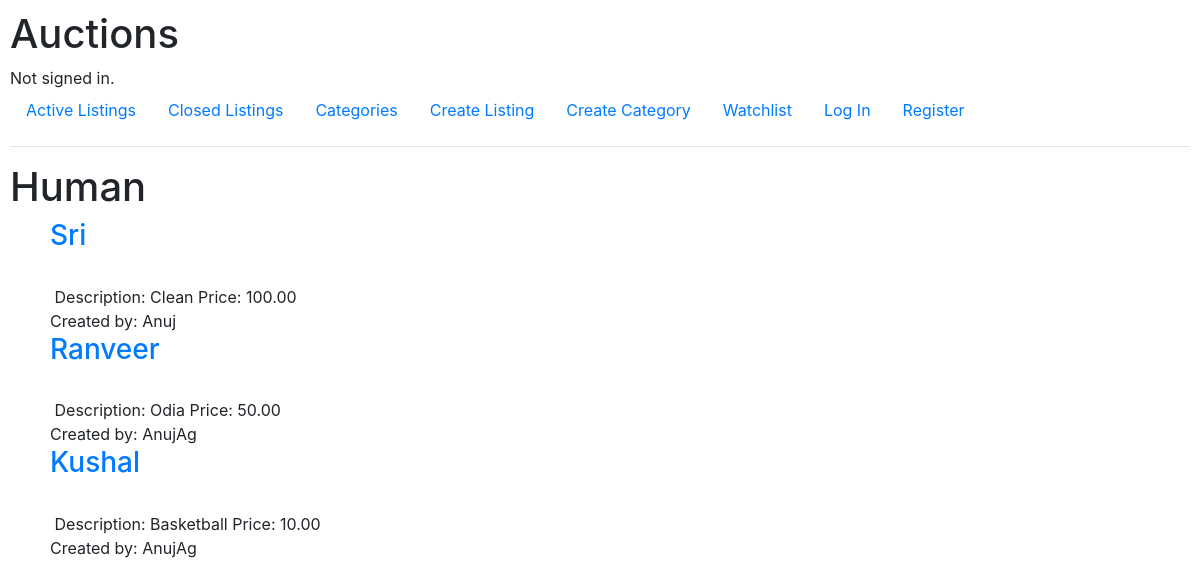
The app's page /category/Human with its own data.
### auctions/models.py (models this page shows, shortened)
class Category(models.Model):
    name = models.CharField(max_length=64)

class AuctionListing(models.Model):
    title = models.CharField(max_length=64)
    starting_bid = models.DecimalField(max_digits=10, decimal_places=2)  # Use DecimalField for money.
    description = models.CharField(max_length=256)
    category = models.ForeignKey(Category, on_delete=models.SET_NULL, related_name="items", blank=True, null=True)
    image = models.ImageField(upload_to='auctions/media/', blank=True, null=True)
    seller = models.ForeignKey(User, on_delete=models.CASCADE, related_name="items")
    active = models.BooleanField(default=True)
    winner = models.ForeignKey(User, on_delete=models.CASCADE, related_name="winnings", blank=True, null=True)
    fin_price = models.DecimalField(max_digits=10, decimal_places=2, blank=True, null=True)

class User(AbstractUser):
    pass

### auctions/views.py (the view)
# urls.py: path("category/<str:name>", views.category, name="category"),
def category(request, name):
    obj = Category.objects.get(name=name)
    list = AuctionListing.objects.filter(category=obj)
    return render(request, "auctions/category.html", {
        "title": name,
        "items": list
        })

### auctions/templates/auctions/category.html (shortened to what this page needs)
{% extends "auctions/layout.html" %}
{% block body %}
    <h1> {{title}} </h1>
    <ul>
        {% for item in items %}
                <a href="{% url 'item' item.id %}"> <h3>{{ item.title }} </h3> </a> <br>
                Description: {{item.description}}
                Price: {{ item.starting_bid }} <br>
                Created by: {{ item.seller }} <br>
        {% endfor %}
    </ul>
{% endblock %}

### auctions/static/styles.css (style rules this page uses)
body { padding: 10px; }

### records on screen
Category: name "Human"
AuctionListing: title "Sri", description "Clean", starting_bid "100.00", seller "Anuj"
AuctionListing: title "Ranveer", description "Odia", starting_bid "50.00", seller "AnujAg"
AuctionListing: title "Kushal", description "Basketball", starting_bid "10.00", seller "AnujAg"
